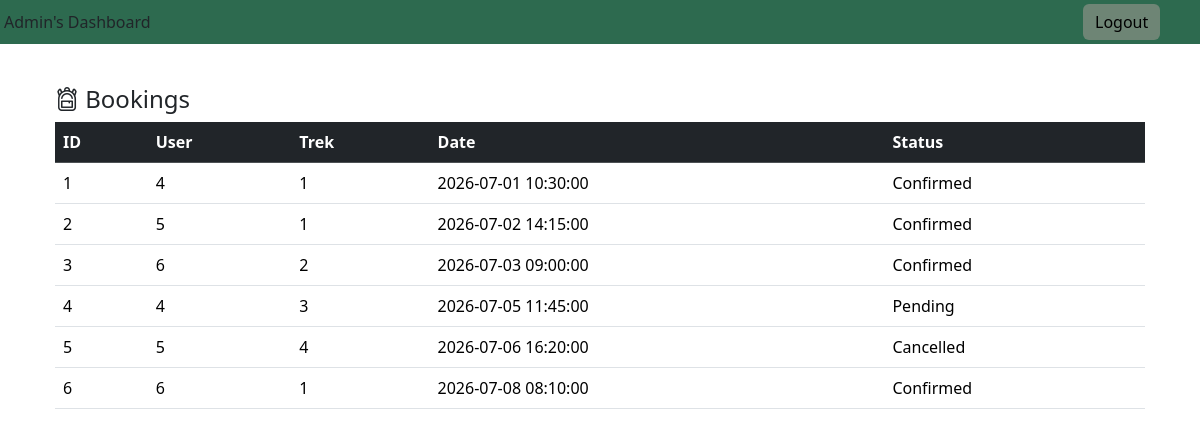
The app's page /admin/bookings with its own data.
### models.py (models this page shows)
class Book(db.Model):
    booking_id=db.Column(db.Integer,primary_key=True)
    User_Id=db.Column(db.Integer,db.ForeignKey('user.Id'),nullable=False)
    Trek_Id=db.Column(db.Integer,db.ForeignKey('trek.Trek_Id'),nullable=False)
    Booking_Date=db.Column(db.DateTime,nullable=False,default=dt.now)
    Status=db.Column(db.String(100),nullable=False)

### routes.py (the view)
@app.route("/admin/bookings")
def bookings():
    book=Book.query.all()
    return render_template("admin_booking.html",book=book)

### Templates/admin_booking.html (shortened to what this page needs)
<!DOCTYPE html>
<html>
    <head>
    <link href="https://cdn.jsdelivr.net/npm/bootstrap@5.3.7/dist/css/bootstrap.min.css" rel="stylesheet">
    <link rel="stylesheet" href="https://cdn.jsdelivr.net/npm/bootstrap-icons@1.11.3/font/bootstrap-icons.min.css">
    </head>
    <div>
        <div class="header 	--bs-success-bg-subtle">
        <div style="background-color:#2d6a4f;padding-right:40px;" class="d-flex justify-content-between align-items-center p-1">
            Admin's Dashboard
            <button type="button" style=" color: black  ;background-color: #d5b1b162;float: right;border: none;margin-right: 3%;" class="btn btn-secondary">Logout</button>
        </div>
    </div>
    </div>
        <div class="container">
        <div class=" row justify-content-center">
        <div class="col-14">
        <div class="card mt-3" style="border-color: white;">
        <div class="container">
        <div class="row justify-content-center">
            <h4 class="mt-4 "><i class="bi bi-backpack3"></i> Bookings</h4>
        <div class="col-14">
        <table class="table table-hover mb-0 ">
      <thead class="table-dark"><tr><th>ID</th><th>User</th><th>Trek</th><th>Date</th><th>Status</th></tr></thead>
      <tbody>
        {% for t in book %}
        <tr>
            <td>{{t.booking_id}}</td>
            <td>{{ t.User_Id}}</td>
            <td>{{t.Trek_Id}}</td>
            <td>{{t.Booking_Date}}</td>
            <td>{{t.Status}}</td>
        </tr>
        {% endfor  %}
      </tbody>
        </table>
    </div>
        </div>
        </div>
    </div>
        </div>
        </div>
        </div>
    </body>
</html>

### records on screen
Book: booking_id "1", User_Id "4", Trek_Id "1", Booking_Date "2026-07-01 10:30:00", Status "Confirmed"
Book: booking_id "2", User_Id "5", Trek_Id "1", Booking_Date "2026-07-02 14:15:00", Status "Confirmed"
Book: booking_id "3", User_Id "6", Trek_Id "2", Booking_Date "2026-07-03 09:00:00", Status "Confirmed"
Book: booking_id "4", User_Id "4", Trek_Id "3", Booking_Date "2026-07-05 11:45:00", Status "Pending"
Book: booking_id "5", User_Id "5", Trek_Id "4", Booking_Date "2026-07-06 16:20:00", Status "Cancelled"
Book: booking_id "6", User_Id "6", Trek_Id "1", Booking_Date "2026-07-08 08:10:00", Status "Confirmed"
